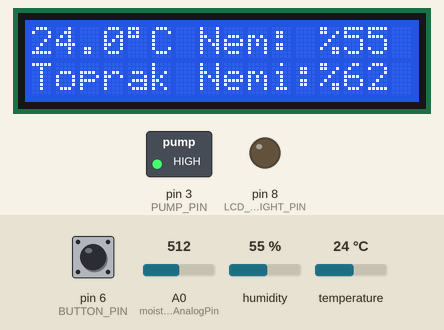
Recording of a sketch running on a simulated Arduino Uno, built with avr-gcc and run on an emulated ATmega328P. On the bench: 16×2 character LCD, switched loads named in the sketch (green lamp = pin HIGH), output pins drawn as LEDs (lit = HIGH). Inputs (shaded band) come from the test bench; at power-on: pin 6 (BUTTON_PIN) HIGH, humidity 55 %, A0 (moistureSensorAnalogPin) = 512, temperature 24 °C. Pins used as bus, display or sensor lines are not drawn.

Above: at 1.2 s.
1.3 s: pin 6 (BUTTON_PIN) pulled LOW for 1 s
At 3.1 s:
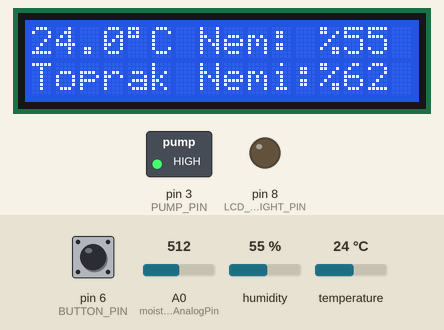
3.8 s: humidity set to 22 %
At 5.2 s:
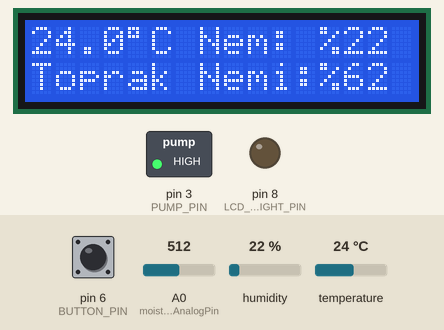
6.2 s: A0 (moistureSensorAnalogPin) set to 716
At 7.3 s:
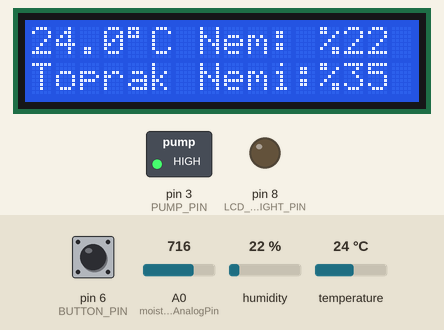
8.3 s: temperature set to 12 °C
At 9.4 s:
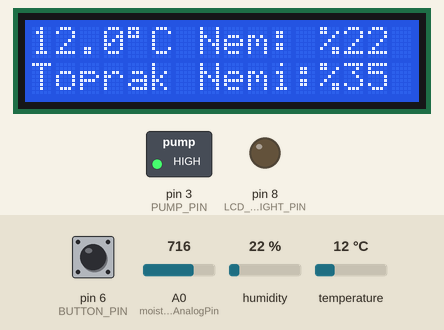
10.5 s: A0 (moistureSensorAnalogPin) set to 900
At 11.6 s:
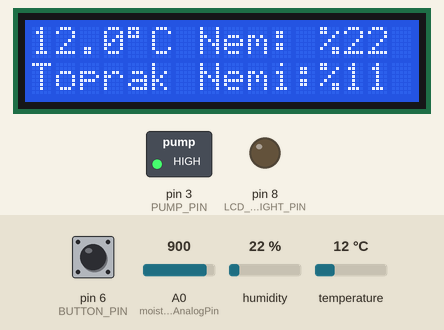
12.7 s: humidity set to 40 %
At 13.7 s:
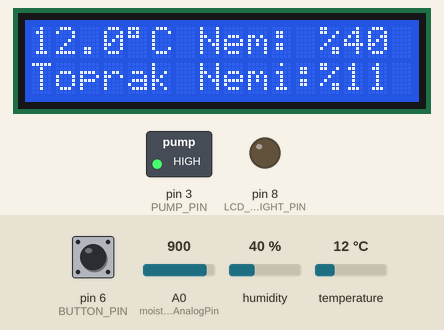
Timing chart, 0 to 15.7 s (numbered marks = the images above; inputs shaded):
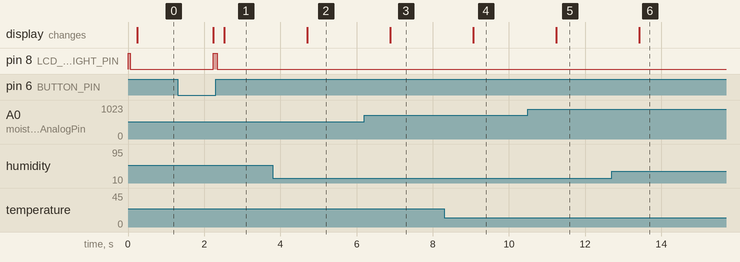

The sketch:

main.ino
```cpp
#include <DHT.h>
#include <LiquidCrystal.h>

#define DHTPIN 7
#define DHTTYPE DHT11
#define BUTTON_PIN 6
#define LCD_BACKLIGHT_PIN 8
#define PUMP_PIN 3
LiquidCrystal lcd(12, 11, 5, 4, 9, 10);
DHT dht(DHTPIN, DHTTYPE);
const int moistureSensorPowerPin = 2;
const int moistureSensorAnalogPin = A0;
const int dryValue = 985; //The value obtained by immersing the sensor in completely dry soil
const int wetValue = 230; //The value obtained by immersing the sensor in completely wet soil
const int maxMoisture = 75;
const int maxTrying = 10;
unsigned long lastMeasurementTime = 0;
const unsigned long measurementPeriod = 3600000;

void setup() {
  Serial.begin(9600);
  dht.begin();
  pinMode(moistureSensorPowerPin, OUTPUT);
  digitalWrite(moistureSensorPowerPin, LOW);
  pinMode(BUTTON_PIN, INPUT_PULLUP);
  pinMode(LCD_BACKLIGHT_PIN, OUTPUT);
  digitalWrite(LCD_BACKLIGHT_PIN, HIGH);
  pinMode(PUMP_PIN, OUTPUT);
  digitalWrite(PUMP_PIN, HIGH);
  lcd.begin(16, 2);
}

int readSoilMoisture() {
  digitalWrite(moistureSensorPowerPin, HIGH);
  delay(50); //for sensor wake up

  long total = 0;
  const int exampleValue = 5;
  for (int i = 0; i < exampleValue; i++) {
    total += analogRead(moistureSensorAnalogPin);
    delay(20);
  }

  digitalWrite(moistureSensorPowerPin, LOW);
  return total / exampleValue;
}

int convertMoisturePercentage(int rawDeger) {
  rawDeger = constrain(rawDeger, wetValue, dryValue);
  int percentage = map(rawDeger, dryValue, wetValue, 0, 100);
  return percentage;
}

void irrigation(int percentage) {
  int trying = 0;

  while (percentage < maxMoisture && trying < maxTrying) {
    digitalWrite(PUMP_PIN, LOW);
    delay(700);
    digitalWrite(PUMP_PIN, HIGH);
    delay(3000);
    if (trying < 9){ //This is for prevent character distortion on the LCD
      int moistureRaw = readSoilMoisture();
      percentage = convertMoisturePercentage(moistureRaw);
    }
    trying++;
  }
}

void loop() {
  bool isButtonActive = (digitalRead(BUTTON_PIN) == LOW);
  unsigned long present = millis();

  if (present - lastMeasurementTime >= measurementPeriod) {
    lastMeasurementTime = present;

    int moistureRaw = readSoilMoisture();
    int moisturePercentage = convertMoisturePercentage(moistureRaw);

    if (moisturePercentage < maxMoisture) {
     irrigation(moisturePercentage);
    }
  }

  if (isButtonActive == false) {
    digitalWrite(LCD_BACKLIGHT_PIN, LOW);

    float airHumidity = dht.readHumidity();
    float temperature = dht.readTemperature();

    if (isnan(airHumidity) || isnan(temperature)) {
      lcd.setCursor(0, 0);
      lcd.print("Sensor hatasi!  ");
    } else {
      int moistureRaw = readSoilMoisture();
      int moisturePercentage = convertMoisturePercentage(moistureRaw);
      lcd.setCursor(0, 0);
      lcd.print(temperature, 1);
      lcd.write(223);
      lcd.print("C ");
      lcd.print("Nem: ");
      lcd.print("%");
      lcd.print(airHumidity, 0);
      lcd.print("  "); //Added to prevent any residual characters from remaining

      lcd.setCursor(0, 1);
      lcd.print("Toprak Nemi:");
      lcd.print("%");
      lcd.print(moisturePercentage);
      lcd.print("   "); //Added to prevent any residual characters from remaining
    }
    delay(2000); //For DHT11
  } else {
    digitalWrite(LCD_BACKLIGHT_PIN, HIGH);
    lcd.clear();
    delay(50);
  }
}
```

Measured:
- after the input at 1.3 s, pin 8 (LCD_BACKLIGHT_PIN): LOW → HIGH after 0.94 s, → LOW 0.10 s later; the display: first changes after 0.94 s (image 1 shows a later state)
- after the input at 3.8 s, the display: changes after 0.91 s (image 2)
- after the input at 6.2 s, the display: changes after 0.68 s (image 3)
- after the input at 8.3 s, the display: changes after 0.76 s (image 4)
- after the input at 10.5 s, the display: changes after 0.74 s (image 5)
- after the input at 12.7 s, the display: changes after 0.72 s (image 6)
